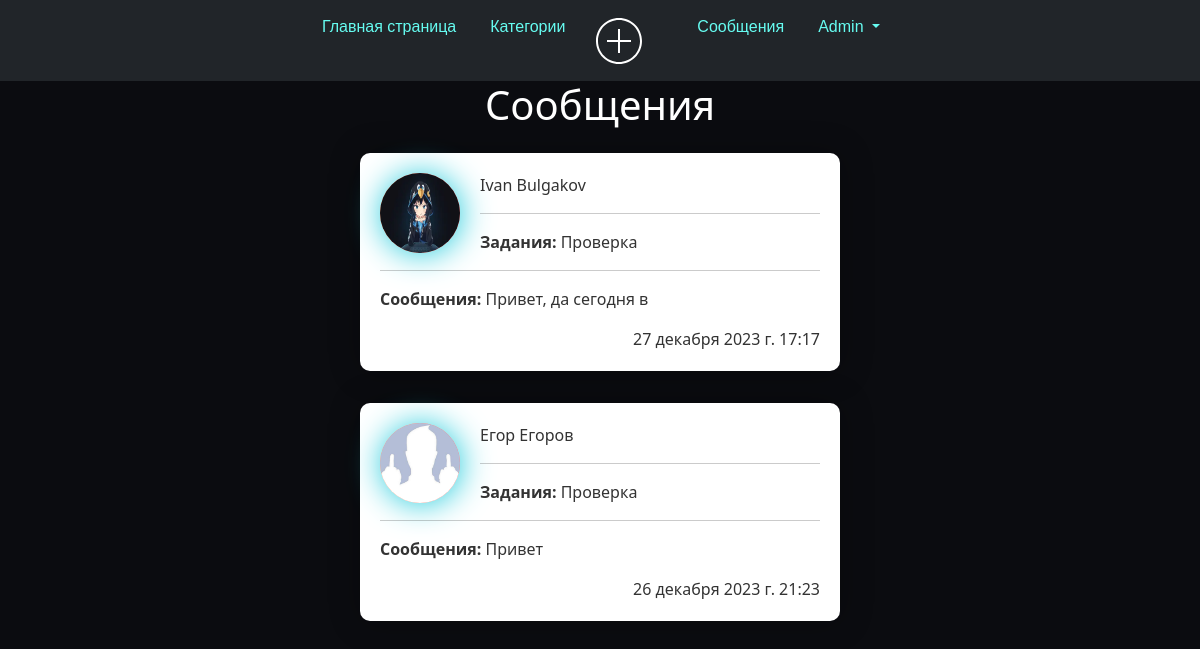
Screenshot of /message/ (signed in) with the database file from the repository.
### user_profile/models.py (models this page shows, shortened)
class Profile(models.Model):
    user = models.OneToOneField(User, null=True, blank=True, on_delete=models.CASCADE)
    first_name = models.CharField(max_length=100)
    last_name = models.CharField(max_length=100)
    email = models.EmailField()
    telegram_url = models.URLField(blank=True, null=True)
    youtube_url = models.URLField(blank=True, null=True)
    vk_url = models.URLField(blank=True, null=True)
    profile_picture = models.ImageField("Изображения", default="profile_pictures/default_profile_picture.jpg",
                                        null=True,
                                        blank=True, upload_to='media/profile_pictures')
    city = models.CharField(max_length=100)

### user_messeges/models.py (models this page shows)
class Conversation(models.Model):
    item = models.ForeignKey(Articles, related_name='conversations', on_delete=models.CASCADE)
    members = models.ManyToManyField(User, related_name='conversations')
    created_at = models.DateTimeField(auto_now_add=True)
    modified_at = models.DateTimeField(auto_now=True)
    class Meta:
        ordering = ('-modified_at',)

class ConversationMessage(models.Model):
    conversation = models.ForeignKey(Conversation, related_name='messages', on_delete=models.CASCADE)
    content = models.TextField()
    created_at = models.DateTimeField(auto_now_add=True)
    created_by = models.ForeignKey(User, related_name='created_messages', on_delete=models.CASCADE)

### tasks_app_user/models.py (models this page shows, shortened)
class Articles(models.Model):
    title = models.CharField("Название Задания", max_length=35)
    anons = models.CharField("О задании", max_length=25)
    phope = models.CharField('Телефон для связи с вами', max_length=11)
    prise = models.CharField('Цена', max_length=15)
    full_text = models.TextField("Задания")
    data = models.DateTimeField(auto_now_add=True)
    user_name = models.CharField("User_name", max_length=15, )
    author = models.ForeignKey(User, on_delete=models.CASCADE, null=True)  # Внешний ключ к пользователю
    category = models.ForeignKey(Category, on_delete=models.SET_NULL, null=True)
    class Meta:
        verbose_name = "Задания"
        verbose_name_plural = "Задании"

### user_messeges/views.py (the view)
# urls.py: path('message/', views.inbox, name='inbox'),
@login_required
def inbox(request):
    conversations = Conversation.objects.filter(members__in=[request.user.id])
    return render(request, 'inbox.html', {
        'conversations': conversations,
    })

### user_messeges/templates/inbox.html (shortened to what this page needs)
{% extends 'tasks_app/layout.html' %}
{% block content %}
{% if conversations %}
<h1 class="mb-6 text-3xl" style="text-align: center; color: white;">Сообщения</h1>
{% for conversation in conversations %}
    <div class="features">
        <div class="blog_post">
            <div class="space-y-6">
                <a href="{% url 'detail' conversation.id %}">
                    <div class="p-6 flex bg-gray-100 rounded-xl">
                        <div>
                            {% for member in conversation.members.all %}
                                {% if member != request.user %}
                            <img class="profile-pic" src="{{ member.profile.profile_picture.url }}">
                                    <p class="mb-1 text-sm">{{ member.profile.first_name }} {{ member.profile.last_name }} </p>
                                    <hr>
                                    <p><strong>Задания:</strong> {{ conversation.item.title }}</p>
                                    <hr>
                                    <p><strong>Сообщения:</strong> {{ conversation.messages.last.content|slice:":20" }}</p>
                                    <div class="time" align="right">{{ conversation.modified_at }}</div>
                                {% endif %}
                            {% endfor %}
                        </div>
                    </div>
                </a>
            </div>
        </div>
    </div>
{% endfor %}
{% else %}
<h1 class="mb-6 text-3xl" style="text-align: center;">У вас нет сообщений</h1>
{% endif %}
{% endblock %}

### tasks_app/templates/tasks_app/layout.html (shortened to what this page needs)
{% load static %}
<html lang="en">
<head>
    <link rel="stylesheet" href="https://cdn.jsdelivr.net/npm/bootstrap@5.2.3/dist/css/bootstrap.min.css">
    <link rel="stylesheet" href="{% static 'tasks_app/css/tasks_app.css' %}">
</head>
<body>
    <aside>
        <div class="bar">
                   <ul class="nav justify-content-center navbar navbar-expand-lg navbar-dark bg-dark ">
            <li class="nav-item">
                <a class="nav-link active" aria-current="page" href="{% url 'home' %}">Главная страница</a>
            </li>
            <li class="nav-item">
                <a class="nav-link" href="{% url 'category' %}">Категории</a>
            </li>
            <li class="nav-item">
                <a href="{% url 'create' %}" class="bloc-icon">
                    <div class="img">
                    </div>
                </a>
            </li>
                       {% if request.user.is_authenticated %}
            <li class="nav-item">
                <a class="nav-link active" aria-current="page" href="{% url 'inbox' %}">Сообщения</a>
            </li>
                {% endif %}
                <ul class="nav justify-content-end">
                    {% if request.user.is_authenticated %}
                            <li class="nav-item dropdown">
                  <a class="nav-link dropdown-toggle" href="#" role="button" data-bs-toggle="dropdown" aria-expanded="false">
                    {{ user.username }}
                  </a>
                    {% else %}
                </ul>
            <li class="nav-item">
                <a class="nav-link" href="{% url 'register' %}">Регистрация</a>
            </li>
            <li class="nav-item"><a class="nav-link" href="{% url 'login' %}">Войти</a>
                {% endif %}
            </li>
        </ul>
        </div>
    </aside>
                <link href='https://unpkg.com/css.gg@2.0.0/icons/css/list.css' rel='stylesheet'>
    <main>
        {% block content %}
        {% endblock %}
    </main>
</body>
</html>

### tasks_app/static/tasks_app/css/tasks_app.css (style rules this page uses)
html, body { width: 100%; height:100%; }
body { background: #0B0C10; }
.features { padding: 1em; padding: 1em; width: 70%; margin: auto; text-align: center; box-sizing: content-box; }
li { display: inline-block; }
.nav-link { margin-top: 18px; margin-block: 26px; margin-block-start: -1px; margin-left: 2px; color: #66FCF1; }
.bloc-icon { display: flex; justify-content: center; align-items: center; }
.img { width: 98px; border-radius: 50%; position: relative; left: -12px; }
.justify-content-center { justify-content: center!important; margin-top: 0px; font-family: "Poppins", sans-serif; }
.justify-content-end { justify-content: flex-end!important; margin-top: 0px; font-family: "Poppins", sans-serif; }

### user_messeges/templates/inbox.html (style rules this page uses)
.features { padding: 1em; width: 40%; margin: auto; border-radius: 10px; text-align: left; box-sizing: content-box; }
.profile-pic { float: left; margin-right: 20px; width: 80px; height: 80px; background: linear-gradient(90deg, #ff9966, #ff5e62); border-radius: 50%; box-shadow: 1px 1px 2rem rgb(31 202 219); }
a { text-decoration: none; color: #333; }
.blog_post { background: #fff; border-radius: 10px; box-shadow: 1px 1px 2rem rgba(0, 0, 0, 0.3); margin: 0 auto; padding: 20px;  flex-direction: row; }

### rows the page displays
Conversation: item "Проверка", messages.last.content "Привет, да сегодня в", modified_at "27 декабря 2023 г. 17:17"
Conversation: item "Проверка", messages.last.content "Привет", modified_at "26 декабря 2023 г. 21:23"

### other values shown
{{ user.username }} "Admin"
{{ member.profile.first_name }} "Ivan"
{{ member.profile.last_name }} "Bulgakov"
{{ member.profile.first_name }} "Егор"
{{ member.profile.last_name }} "Егоров"
